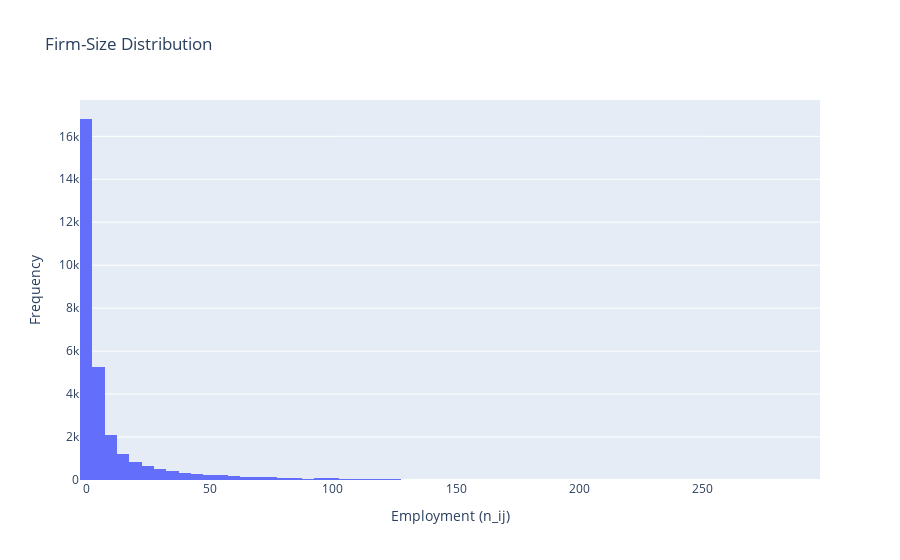

The code cell stored with this chart in its notebook:
### Markdown cell above
#### 2. Firm-Size Distribution

### Code cell
# -----------------------------
# Create histogram of employment (n_ij)
# -----------------------------
active_n_ij = n_ij[n_ij > 0].flatten()
hist_fig = go.Figure(data=[go.Histogram(x=active_n_ij, nbinsx=100)])
hist_fig.update_layout(title_text="Firm-Size Distribution",
                         xaxis_title="Employment (n_ij)",
                         yaxis_title="Frequency")
hist_fig.show()

### Figure 1 — Plotly figure (JSON) as saved in the notebook; plotly's stock layout.template omitted (floating-point values rounded to 4 significant figures; data arrays with more than 128 entries replaced by an {"elided": "..."} marker saying what was removed)
{"data": [{"nbinsx": 100, "type": "histogram", "x": {"elided": "30158 float values"}}], "layout": {"title": {"text": "Firm-Size Distribution"}, "xaxis": {"title": {"text": "Employment (n_ij)"}}, "yaxis": {"title": {"text": "Frequency"}}}}
